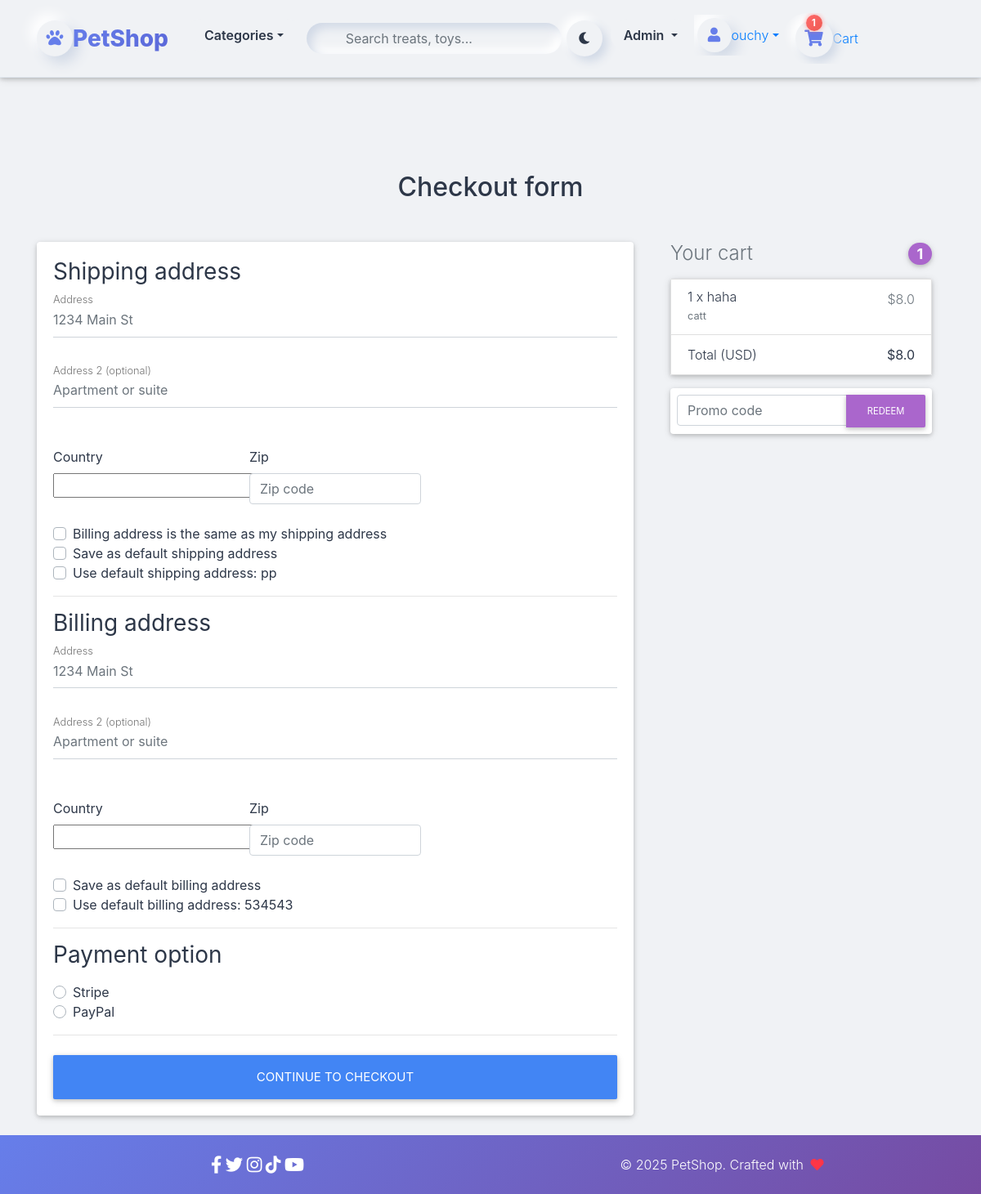
Screenshot of /checkout/ (signed in) with the database file from the repository.
### core/models.py (models this page shows, shortened)
class Address(models.Model):
    user = models.ForeignKey(settings.AUTH_USER_MODEL,
                             on_delete=models.CASCADE)
    street_address = models.CharField(max_length=100)
    apartment_address = models.CharField(max_length=100)
    country = CountryField(multiple=False)
    zip = models.CharField(max_length=100)
    address_type = models.CharField(max_length=1, choices=ADDRESS_CHOICES)
    default = models.BooleanField(default=False)
    class Meta:
        verbose_name_plural = 'Addresses'

class Order(models.Model):
    user = models.ForeignKey(settings.AUTH_USER_MODEL,
                             on_delete=models.CASCADE)
    ref_code = models.CharField(max_length=20, blank=True, null=True)
    items = models.ManyToManyField(OrderItem)
    start_date = models.DateTimeField(auto_now_add=True)
    ordered_date = models.DateTimeField()
    ordered = models.BooleanField(default=False)
    shipping_address = models.ForeignKey(
        'Address', related_name='shipping_address', on_delete=models.SET_NULL, blank=True, null=True)
    billing_address = models.ForeignKey(
        'Address', related_name='billing_address', on_delete=models.SET_NULL, blank=True, null=True)
    payment = models.ForeignKey(
        'Payment', on_delete=models.SET_NULL, blank=True, null=True)
    coupon = models.ForeignKey(
        'Coupon', on_delete=models.SET_NULL, blank=True, null=True)
    being_delivered = models.BooleanField(default=False)
    received = models.BooleanField(default=False)
    refund_requested = models.BooleanField(default=False)
    refund_granted = models.BooleanField(default=False)
    '''
    1. Item added to cart
    2. Adding a billing address
    (Failed checkout)
    3. Payment
    (Preprocessing, processing, packaging etc.)
    4. Being delivered
    5. Received
    6. Refunds
    '''
    def get_total(self):
        total = 0
        for order_item in self.items.all():
            total += order_item.get_final_price()
        if self.coupon:
            total -= self.coupon.amount
        return total

class OrderItem(models.Model):
    user = models.ForeignKey(settings.AUTH_USER_MODEL,
                             on_delete=models.CASCADE)
    ordered = models.BooleanField(default=False)
    item = models.ForeignKey(Item, on_delete=models.CASCADE)
    quantity = models.IntegerField(default=1)
    def get_total_discount_item_price(self):
        return self.quantity * self.item.discount_price
    def get_final_price(self):
        if self.item.discount_price:
            return self.get_total_discount_item_price()
        return self.get_total_item_price()

class Item(models.Model):
    title = models.CharField(max_length=100)
    price = models.FloatField()
    discount_price = models.FloatField(blank=True, null=True)
    category = models.CharField(choices=CATEGORY_CHOICES, max_length=2)
    label = models.CharField(choices=LABEL_CHOICES, max_length=1)
    slug = models.SlugField()
    description = models.TextField()
    image = models.ImageField()

### core/views.py (the view, shortened to what this page needs)
# urls.py: path('checkout/', CheckoutView.as_view(), name='checkout'),
class CheckoutView(View):
    def get(self, *args, **kwargs):
        try:
            order = Order.objects.get(user=self.request.user, ordered=False)
            form = CheckoutForm()
            context = {
                'form': form,
                'couponform': CouponForm(),
                'order': order,
                'DISPLAY_COUPON_FORM': True
            }
            shipping_address_qs = Address.objects.filter(
                user=self.request.user,
                address_type='S',
                default=True
            )
            if shipping_address_qs.exists():
                context.update(
                    {'default_shipping_address': shipping_address_qs[0]})
            billing_address_qs = Address.objects.filter(
                user=self.request.user,
                address_type='B',
                default=True
            )
            if billing_address_qs.exists():
                context.update(
                    {'default_billing_address': billing_address_qs[0]})
            return render(self.request, "checkout.html", context)
        except ObjectDoesNotExist:
            messages.info(self.request, "You do not have an active order")
            return redirect("core:checkout")

### templates/checkout.html (shortened to what this page needs)
{% extends "base.html" %}
{% load crispy_forms_tags %}
{% block content %}
  <main >
    <div class="container wow fadeIn">
      <h2 class="my-5 h2 text-center">Checkout form</h2>
      <div class="row">
        <div class="col-md-8 mb-4">
          <div class="card">
            <form method="POST" class="card-body">
              <h3>Shipping address</h3>
              <div class='hideable_shipping_form'>
                <div class="md-form mb-5">
                  <input type='text' placeholder='1234 Main St' id='shipping_address' name='shipping_address' class='form-control' />
                  <label for="shipping_address" class="">Address</label>
                </div>
                <div class="md-form mb-5">
                  <input type='text' placeholder='Apartment or suite' id='shipping_address2' name='shipping_address2' class='form-control' />
                  <label for="shipping_address2" class="">Address 2 (optional)</label>
                </div>
                <div class="row">
                  <div class="col-lg-4 col-md-12 mb-4">
                    <label for="country">Country</label>
                    {{ form.shipping_country }}
                  </div>
                  <div class="col-lg-4 col-md-6 mb-4">
                    <label for="shipping_zip">Zip</label>
                    <input type='text' placeholder='Zip code' id='shipping_zip' name='shipping_zip' class='form-control' />
                  </div>
                </div>
                <div class="custom-control custom-checkbox">
                  <label class="custom-control-label" for="same_billing_address">Billing address is the same as my shipping address</label>
                </div>
                <div class="custom-control custom-checkbox">
                  <label class="custom-control-label" for="set_default_shipping">Save as default shipping address</label>
                </div>
              </div>
              {% if default_shipping_address %}
              <div class="custom-control custom-checkbox">
                <label class="custom-control-label" for="use_default_shipping">Use default shipping address: {{ default_shipping_address.street_address|truncatechars:10 }}</label>
              </div>
              {% endif %}
              <hr>
              <h3>Billing address</h3>
              <div class='hideable_billing_form'>
                <div class="md-form mb-5">
                  <input type='text' placeholder='1234 Main St' id='billing_address' name='billing_address' class='form-control' />
                  <label for="billing_address" class="">Address</label>
                </div>
                <div class="md-form mb-5">
                  <input type='text' placeholder='Apartment or suite' id='billing_address2' name='billing_address2' class='form-control' />
                  <label for="billing_address2" class="">Address 2 (optional)</label>
                </div>
                <div class="row">
                  <div class="col-lg-4 col-md-12 mb-4">
                    <label for="country">Country</label>
                    {{ form.billing_country }}
                  </div>
                  <div class="col-lg-4 col-md-6 mb-4">
                    <label for="billing_zip">Zip</label>
                    <input type='text' placeholder='Zip code' id='billing_zip' name='billing_zip' class='form-control' />
                  </div>
                </div>
                <div class="custom-control custom-checkbox">
                  <label class="custom-control-label" for="set_default_billing">Save as default billing address</label>
                </div>
              </div>
              {% if default_billing_address %}
              <div class="custom-control custom-checkbox">
                <label class="custom-control-label" for="use_default_billing">Use default billing address: {{ default_billing_address.street_address|truncatechars:10 }}</label>
              </div>
              {% endif %}
              <hr>
              <h3>Payment option</h3>
              <div class="d-block my-3">
                {% for value, name in form.fields.payment_option.choices %}
                <div class="custom-control custom-radio">
                  <label class="custom-control-label" for="{{ name }}">{{ name }}</label>
                </div>
                {% endfor %}
              </div>
              <hr class="mb-4">
              <button class="btn btn-primary btn-lg btn-block" type="submit">Continue to checkout</button>
            </form>
          </div>
        </div>
        <div class="col-md-4 mb-4">
          {% include "order_snippet.html" %}
        </div>
      </div>
    </div>
  </main>
{% endblock content %}

### templates/navbar.html (shortened to what this page needs)
{% load cart_template_tags %}
{% load static %}
<nav class="navbar navbar-expand-lg fixed-top neu-navbar" id="mainNavbar">
  <div class="container">
    <a class="navbar-brand d-flex align-items-center fw-bold text-decoration-none" href="{% url 'core:home' %}">
      <div class="logo-neu rounded-circle d-flex align-items-center justify-content-center me-3 shadow-neu">
        <i class="fas fa-paw"></i>
      </div>
      <span class="brand-text">
        <span class="text-primary">Pet</span><span class="text-dark">Shop</span>
      </span>
    </a>
    <div class="collapse navbar-collapse" id="navbarContent">
      <ul class="navbar-nav me-auto mb-2 mb-lg-0">
        <li class="nav-item dropdown dropdown-hover">
          <a class="nav-link dropdown-toggle neu-link d-flex align-items-center px-4 py-2 rounded-pill"
             href="#" role="button" data-bs-toggle="dropdown" data-bs-auto-close="outside">
            Categories
          </a>
        </li>
      </ul>
      <form class="d-flex me-3 position-relative" method="GET" action="{% url 'core:home' %}">
        <div class="search-neu-wrapper">
          <input type="text" class="form-control search-neu-input" name="q"
                 placeholder="Search treats, toys..." value="{{ request.GET.q }}">
        </div>
      </form>
      <ul class="navbar-nav align-items-center">
        <li class="nav-item me-3">
          <button id="themeToggle" class="btn shadow-neu rounded-circle p-2 d-flex align-items-center justify-content-center">
            <i class="fas fa-moon"></i>
          </button>
        </li>
        {% if request.user.is_staff %}
        <li class="nav-item dropdown dropdown-hover me-2">
          <a class="nav-link dropdown-toggle neu-link px-3 py-2 rounded-pill text-warning"
             href="#" role="button" data-bs-toggle="dropdown" data-bs-auto-close="outside">
            Admin
          </a>
        </li>
        {% endif %}
        {% if request.user.is_authenticated %}
        <li class="nav-item dropdown dropdown-hover me-3">
          <a class="nav-link dropdown-toggle d-flex align-items-center p-1" href="#" role="button" data-bs-toggle="dropdown" data-bs-auto-close="outside">
            <div class="user-avatar-neu rounded-circle shadow-neu d-flex align-items-center justify-content-center">
              <i class="fas fa-user"></i>
            </div>
            <span class="d-none d-lg-inline fw-medium ms-2">{{ user.username }}</span>
          </a>
        </li>
<li class="nav-item">
  <a href="{% url 'core:order-summary' %}"
     class="nav-link position-relative d-flex align-items-center px-3 py-2 neu-cart-link rounded-pill">
    <div class="cart-icon-neu position-relative d-flex align-items-center justify-content-center">
      <i class="fas fa-shopping-cart"></i>
      {% with cart_count=request.user|cart_item_count %}
        {% if cart_count > 0 %}
        <span class="cart-badge-neu">{{ cart_count }}</span>
        {% endif %}
      {% endwith %}
    </div>
    <span class="d-none d-lg-inline fw-semibold ms-2">Cart</span>
  </a>
</li>
        {% else %}
        <li class="nav-item me-2"><a class="nav-link neu-link px-4 py-2 rounded-pill" href="{% url 'account_login' %}">Login</a></li>
        <li class="nav-item"><a class="btn neu-btn-primary rounded-pill px-4 py-2 shadow-neu" href="{% url 'account_signup' %}">Sign Up</a></li>
        {% endif %}
      </ul>
    </div>
  </div>
</nav>
<div style="height: 90px;"></div>

### templates/order_snippet.html (shortened to what this page needs)
<div class="col-md-12 mb-4">
    <h4 class="d-flex justify-content-between align-items-center mb-3">
    <span class="text-muted">Your cart</span>
    <span class="badge badge-secondary badge-pill">{{ order.items.count }}</span>
    </h4>
    <ul class="list-group mb-3 z-depth-1">
    {% for order_item in order.items.all %}
    <li class="list-group-item d-flex justify-content-between lh-condensed">
        <div>
        <h6 class="my-0">{{ order_item.quantity }} x {{ order_item.item.title}}</h6>
        <small class="text-muted">{{ order_item.item.description}}</small>
        </div>
        <span class="text-muted">${{ order_item.get_final_price }}</span>
    </li>
    {% endfor %}
    <li class="list-group-item d-flex justify-content-between">
        <span>Total (USD)</span>
        <strong>${{ order.get_total }}</strong>
    </li>
    </ul>
    {% if DISPLAY_COUPON_FORM %}
    <form class="card p-2" action="{% url 'core:add-coupon' %}" method="POST">
        <div class="input-group">
            {{ couponform.code }}
            <div class="input-group-append">
            <button class="btn btn-secondary btn-md waves-effect m-0" type="submit">Redeem</button>
            </div>
        </div>
    </form>
    {% endif %}
</div>

### rows the page displays
Address: street_address "pp"
Address: street_address "534543"
Order: items.count "1", get_total "8.0"
OrderItem: quantity "1", item "haha", item.description "catt", get_final_price "8.0"

### other values shown
{{ user.username }} "ouchy"
{{ cart_count }} "1"
{{ name }} "Stripe" "PayPal"
